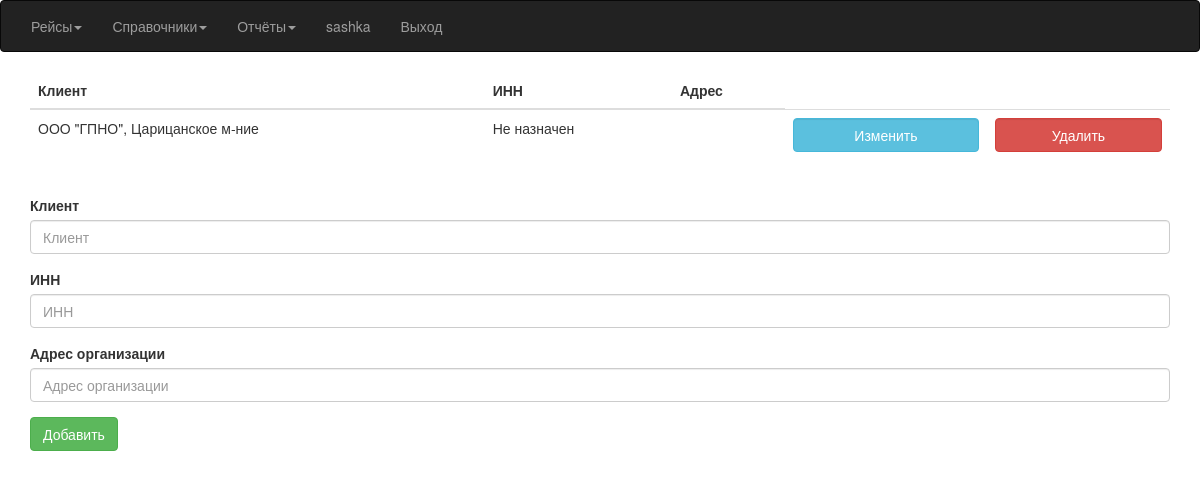
Page /Customer/ (signed in) on the earlier database version.
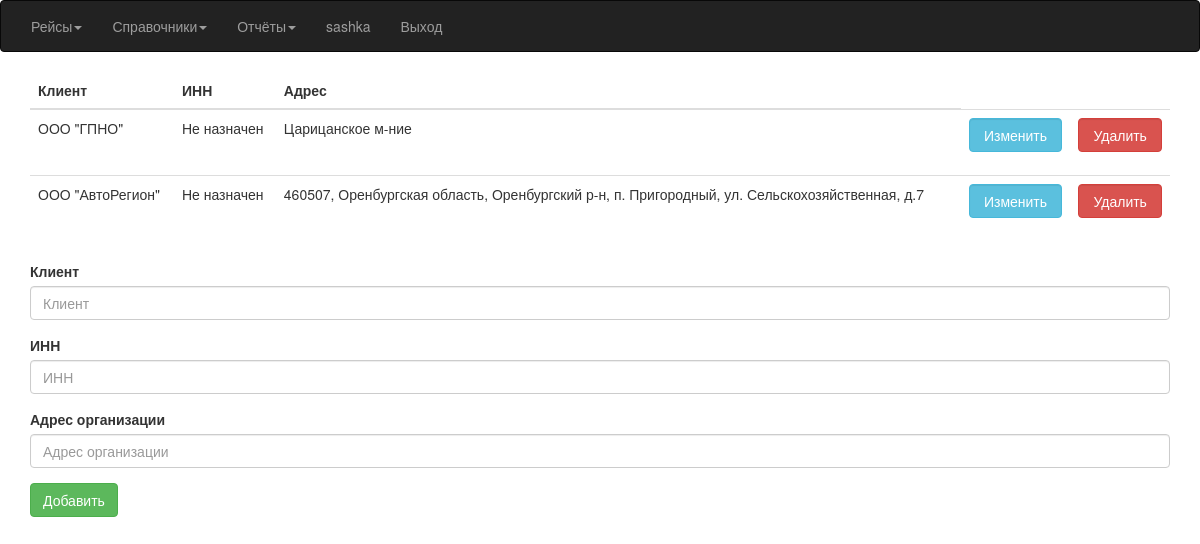
Same page on the later database version.
### Avtoregion/models.py (models this page shows, shortened)
class Customer(models.Model):
    id_customer = models.AutoField(primary_key=True)
    name = models.CharField(max_length=256, verbose_name='Клиент')
    address = models.CharField(max_length=256, blank=True)
    inn = models.DecimalField(max_digits=12, decimal_places=0, unique=True, null=True, blank=True, verbose_name='ИНН')

### Avtoregion/views.py (the view)
# urls.py: url(r'^Customer/$', views.CustomerViewList.as_view(), name='CustomerList'),
class CustomerViewList(LoginRequiredMixin, ListView):
    model = Customer
    template_name = 'customer.html'
    context_object_name = 'qCustomer'
    def get_context_data(self, **kwargs):
        context = super().get_context_data(**kwargs)
        context['form'] = CustomerForm()
        return context

### Avtoregion/forms.py
class CustomerForm(ModelForm):
    class Meta:
        model = Customer
        fields = ['name', 'inn', 'address']
        labels = {'name': 'Клиент', 'inn': 'ИНН', 'address': 'Адрес организации'}

### templates/customer.html (shortened to what this page needs)
{% extends "index.html" %}
{% load bootstrap3 %}
{% block content %}
 <div class="container">
 {% if qCustomer %}
	 <table class="table table-hover">
		 <thead>
		    <th>Клиент</th>
        <th>ИНН</th>
		    <th>Адрес</th>
		 </thead>
		 <tbody>
	 {% for q in qCustomer %}
	    <tr>
		 <td>
			{{ q.name }}
		 </td>
     <td>
            {{ q.inn|default_if_none:'Не назначен'}}
     </td>
		 <td>
		    {{ q.address|default_if_none:'Не назначен' }}
		 </td>
		 <td>
			 <div class="form-group">
			    <form action="update{{ q.pk }}" method="get">
				    <button class="btn btn-info form-control">Изменить</button>
			    </form>
         </div>
		  </td>
		  <td>
          <div class="form-group">
              <form action="{% url 'CustomerDelete' %}" method="post">
								<button class="btn btn-danger form-control delete-confirmation">Удалить</button>
			        </form>
          </div>
		  </td>
	    </tr>
	 {% endfor %}
		 </tbody>
	 </table>
 {% endif %}
     <form action="add" method="post">
	     {% for field in form %}
		     {% bootstrap_field field %}
	     {% endfor %}
        <button class="btn btn-success">Добавить</button>
     </form>
 </div>
{% endblock %}

Differences in the rows shown:
changed Customer: name "ООО \"ГПНО\", Царицанское м-ние" → "ООО \"ГПНО\""; address (not shown) → "Царицанское м-ние"
added Customer: name "ООО \"АвтоРегион\"", inn "Не назначен", address "460507, Оренбургская область, Оренбургский р-н, п. Пригородный, ул. Сельскохозяйственная, д.7"
